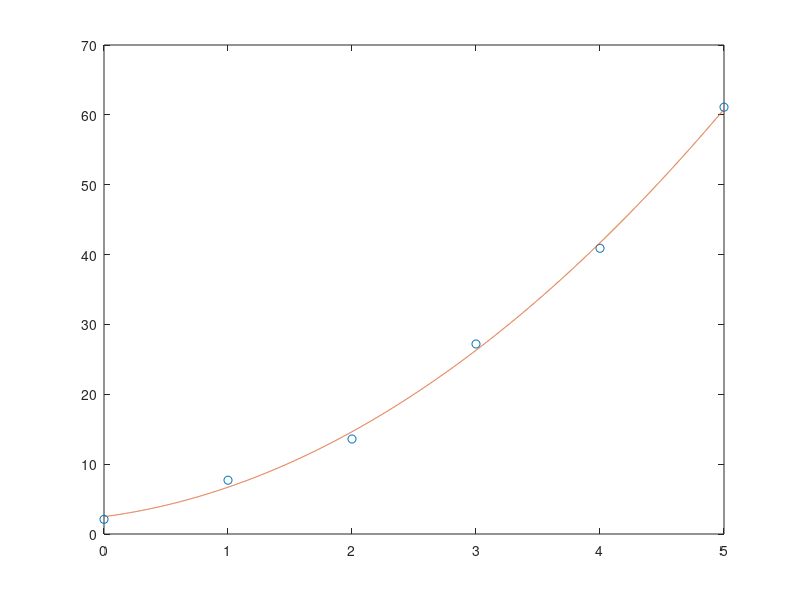

Here is the MATLAB script that generated this plot:
clc
clear all;
x = [0:5];
y=[2.1 7.7 13.6 27.2 40.9 61.1];

n = 2;


for i = 1:n+1
    t = i-1;
    for j = 1:n+1
        A(i,j) = sum(x.^(t+j-1));
    end
end

i = 1;

for i = 1:n+1
    B(i) = sum((x.^(i-1)).*y);
    i-1
end
b = B'

c = inv(A)*b
l = length(c);
ym = [];
xm = 0:.001:5
for i = 1:length(xm)
    temp = xm(i)
    for j = 1:l
        X(j) = temp^(j-1);
    end
    ym(i) = c'*X';
end

plot(x,y,'o', xm,ym)
